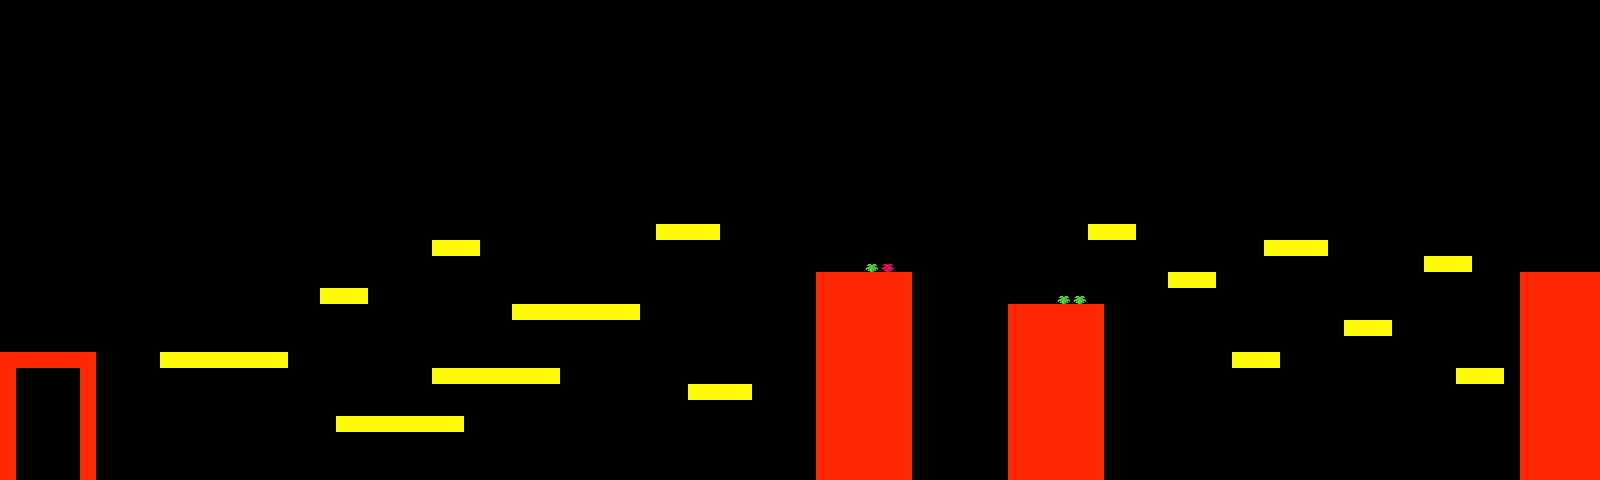

Tiled map render using the project's own tile images. Description and the map definition, with tile-layer contents summarised, below:
An orthogonal 100x30 tile map with 16x16 px tiles, 4 tile layers (background, veggies, foreground, collision), 2 tilesets and 4 objects (4x roja).

<map version="1.5" tiledversion="1.7.1" orientation="orthogonal" renderorder="right-down" width="100" height="30" tilewidth="16" tileheight="16" infinite="0" nextlayerid="8" nextobjectid="24">
 <editorsettings>
  <export target="level-3-1.json" format="json" />
 </editorsettings>
 <tileset firstgid="1" name="tileset" tilewidth="16" tileheight="16" tilecount="64" columns="8">
  <image source="tileset.png" width="128" height="128" />
  <tile id="48">
   <properties>
    <property name="name" value="carrot" />
   </properties>
  </tile>
  <tile id="49">
   <properties>
    <property name="name" value="scallion" />
   </properties>
  </tile>
  <tile id="50">
   <properties>
    <property name="name" value="heartradish" />
   </properties>
  </tile>
  <tile id="51">
   <properties>
    <property name="name" value="doorseed" />
   </properties>
  </tile>
  <tile id="56">
   <properties>
    <property name="collides" type="bool" value="true" />
    <property name="collisionStyle" value="solid" />
   </properties>
  </tile>
  <tile id="57">
   <properties>
    <property name="collides" type="bool" value="true" />
    <property name="collisionStyle" value="passthroughUp" />
   </properties>
  </tile>
 </tileset>
 <tileset firstgid="65" name="Enemies" tilewidth="48" tileheight="48" tilecount="1" columns="0">
  <grid orientation="orthogonal" width="1" height="1" />
  <tile id="0">
   <image width="48" height="48" source="../enemies/roja.png" />
  </tile>
 </tileset>
 <layer id="1" name="background" width="100" height="30">
  <data>[3000 cells, 297 non-empty, 12 distinct tile ids]</data>
 </layer>
 <layer id="6" name="veggies" width="100" height="30">
  <data>[3000 cells, 4 non-empty, 2 distinct tile ids]</data>
 </layer>
 <objectgroup id="7" name="enemies">
  <object id="19" name="roja" gid="65" x="1040" y="304" width="24" height="24" />
  <object id="21" name="roja" gid="65" x="560" y="304" width="24" height="24" />
  <object id="22" name="roja" gid="65" x="496" y="368" width="24" height="24" />
  <object id="23" name="roja" gid="65" x="1280" y="240" width="24" height="24" />
 </objectgroup>
 <layer id="4" name="foreground" width="100" height="30">
  <data>[3000 cells, 0 non-empty, 0 distinct tile ids]</data>
 </layer>
 <layer id="3" name="collision" width="100" height="30">
  <data>[3000 cells, 297 non-empty, 2 distinct tile ids]</data>
 </layer>
</map>
